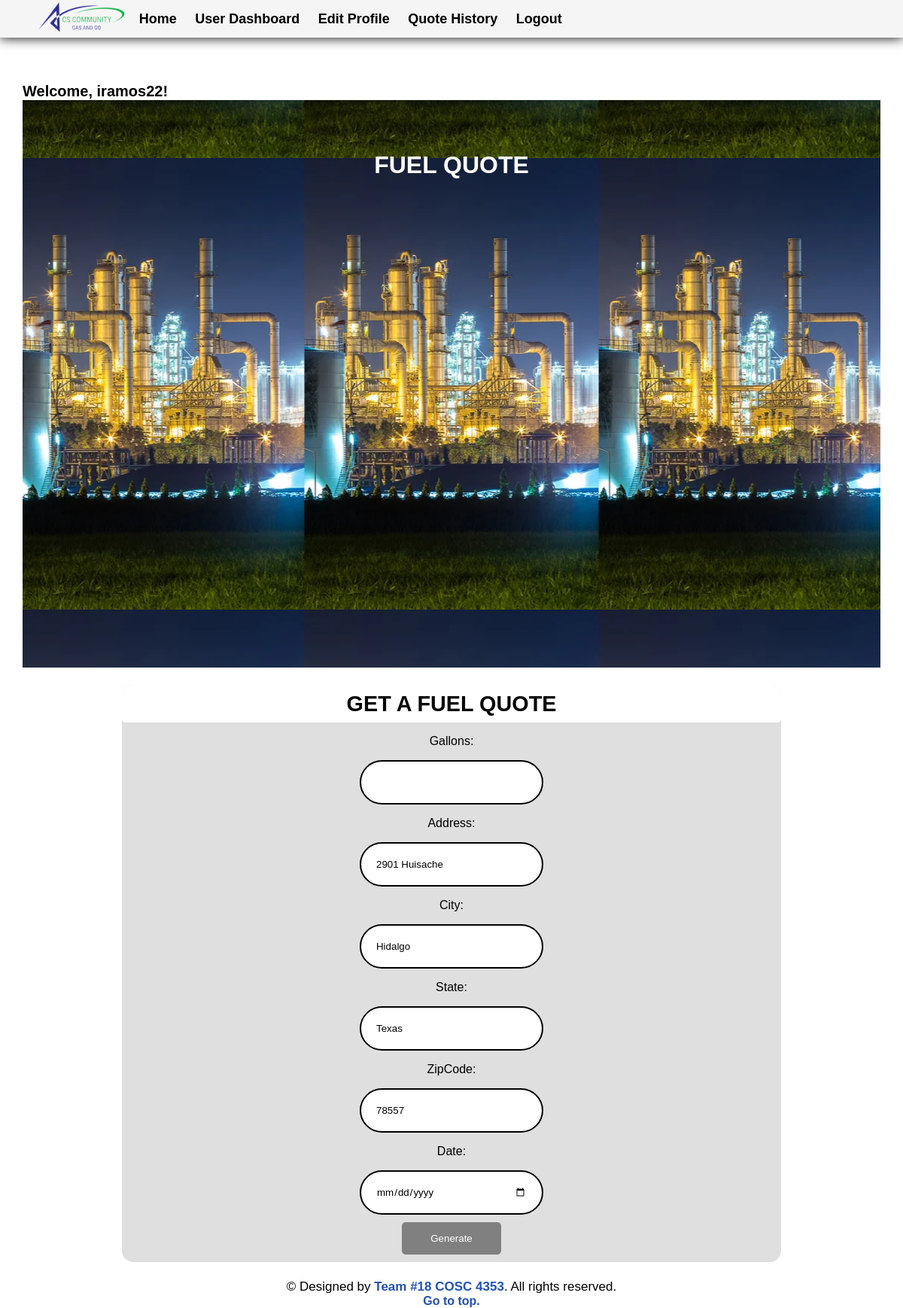
Screenshot of /Pages/user.php (signed in) with the database file from the repository.
### tables this page shows
CREATE TABLE `user` (
  `User_ID` int(11) NOT NULL,
  `firstName` varchar(45) DEFAULT NULL,
  `lastName` varchar(100) DEFAULT NULL,
  `email` varchar(100) DEFAULT NULL,
  `phoneNumber` varchar(45) DEFAULT NULL,
  `Address` varchar(45) DEFAULT NULL,
  `APT` varchar(10) DEFAULT NULL,
  `City` varchar(45) DEFAULT NULL,
  `State` varchar(45) DEFAULT NULL,
  `ZipCode` varchar(45) DEFAULT NULL,
  `Username` varchar(45) NOT NULL,
  `Password` varchar(60) NOT NULL,
  `first_login` tinyint(1) DEFAULT 1,
  `profitMargin` decimal(10,2) DEFAULT NULL
);

### Pages/user.php (the view, shortened to what this page needs)
<!DOCTYPE html>
<?php
    require_once "../php/config.php";
    echo '<p style="font-size: 20px; font-weight: bold;">Welcome, ' . htmlspecialchars($_SESSION['login_user']) . '!</p>';
    $UserId = $_SESSION['user_id'];
    $sql = "SELECT * FROM `user` WHERE User_ID = '$UserId'";
    $result = mysqli_query($conn, $sql) or die(mysqli_error($conn));
    $row=mysqli_fetch_assoc($result);
    $Address=$row['Address'];
    $City=$row['City'];
    $State=$row['State'];
    $ZipCode=$row['ZipCode'];
?>
<html lang="en">
<head>
	<link rel="stylesheet" type="text/css" href="../css/main_page.css">
    <link rel="stylesheet" type="text/css" href="../css/user.css">
    <link rel="stylesheet" href="https://cdnjs.cloudflare.com/ajax/libs/font-awesome/4.7.0/css/font-awesome.min.css">
	<link href='https://unpkg.com/boxicons@2.1.2/css/boxicons.min.css' rel='stylesheet'>
</head>
<body id="top">
	<header>
		<a href="">
			<img src="../images/logo1.png">
		</a>
		<nav>
			<ul>
            <li><a href="../index.php">Home</a></li>
                <li><a href="userDashboard.php">User Dashboard</a></li>
                <li><a href="editProfile.php">Edit Profile</a></li>
                <li><a href="orderHistory.php">Quote History</a></li>
                <?php if (isset($_SESSION['login_user'])) { ?>
                                <li><a href="?logout">Logout</a></li>
                            <?php } ?>
			</ul>
		</nav>
	</header>
	<section class="food-search text-center" style="background-image: url(../images/refinery.jpeg);">
		<span class="food-search">
		<h1 style="background-color: transparent;">Fuel Quote</h1>
		</span>
	</section>
	<section class="menu" id="menu-section">
		<div class="container activity-data"style="overflow-x: hidden; background-color: #dfdfdf; border-radius: 15px;">
			<h2 class="text-center">Get A Fuel Quote</h2>
			<div class="menu-container">
				<form method="POST">
                    <div class="">
                        <label style="display: block;">
                            <span class="data-title">Gallons:</span>
                        </label>
                        <input type="text" class="input_box" inputmode="numeric" pattern="\d*" name="Gallons" required>
                    </div>
                    <div class="">
                        <label style="display: block;">
                            <span class="data-title">Address:</span>
                        </label>
                        <input type="text" class="input_box" name="Address" value="<?php echo $Address;?>" readonly required>
                    </div>
                    <div class="">
						<label style="display: block;">
							<span class="data-title">City:</span>
						</label>
                        <input type="text" class="input_box" name="City" value="<?php echo $City;?>" readonly required>
                    </div>
                    <div class="">
                        <label style="display: block;">
                            <span class="data-title">State:</span>
                        </label>
                        <input type="text" class="input_box" name="State" value="<?php echo $State;?>" readonly required>
                    </div>
                    <div class="">
                        <label style="display: block;">
                            <span class="data-title">ZipCode:</span>
                        </label>
                        <input type="text" class="input_box" inputmode="numeric" pattern="\d*" name="ZipCode" value="<?php echo $ZipCode;?>" readonly required>
                    </div>
                    <div class="">
                        <label style="display: block;">
                            <span class="data-title">Date:</span>
                        </label>
                        <input type="date" class="input_box" name="Date" value="" required>
                    </div>
                    <button type="submit" class="block" name="submit">Generate</button>
                </form>
			</div>
		</div>
	</section>
</body>
<footer>
	<div class="footer-content text-center" style="margin-bottom: 10%">
		<p class="copyright">© Designed by <a href="#">Team #18 COSC 4353</a>. All rights reserved.</p>
		<a href="#top">Go to top.</a>
	</div>
</footer>
</html>

### css/main_page.css (style rules this page uses)
* { margin: 0 0; padding: 0 0; font-family: Arial, Helvetica, sans-serif; }
html { -webkit-scroll-behavior: auto !important; scroll-behavior: smooth; }
header img { height: 100px; margin-left: 40px; }
header { background-color: whitesmoke; position: fixed; top: 0; right: 0; bottom: 0; left: 0; height: 50px; display: flex; align-items: center; box-shadow: 0 0 15px 0 black; z-index: 10; }
header * { display: inline; }
header li { margin: 10px; }
header li a { color:black; font-size: large; text-decoration: solid; }
body { height: 125vh; margin-top: 80px; padding: 30px; }
a { color: #2451b1; font-weight: bold; text-decoration: none; }
.food-search { position: relative; background-position: center; justify-content: center; align-items: center; padding: 5% 0; height: 80vh; }
.container { position: relative; width: 80%; margin: auto; }
.menu-container { display: flex; flex-wrap: wrap; width: 100%; }
.text-center { text-align: center; }
h1 { text-transform: uppercase; color: white; background-color: #3059d6; padding: 1%; border: none; font-size: 2rem; border-radius: 5px; }
h2 { text-transform: uppercase; color: rgb(6, 6, 6); background-color: #ffffff; border: none; font-size: 1.8rem; border-radius: 5px; }
.menu { line-height: 50px; display: flex; flex-wrap: wrap; margin: 2%; }
footer { box-sizing: border-box; margin-bottom: auto; }
.copyright { margin-top:auto; text-align:center; font-size:17px; color: black; }

### Pages/user.php (style rules this page uses)
.menu-container { display: flex; flex-direction: column; justify-content: center; text-align: center; }
.input_box { display: block; border-radius: 50px; border: 2px solid; border-color: black; padding: 20px; width: 200px; height: 15px; margin: auto; }
.block { display: block; width: 15%; border: none; border-radius: 5px; background-color: grey; color: white; padding: 14px 28px; cursor: pointer; text-align: center; margin: 10px auto; }

### rows the page displays
user: Address "2901 Huisache", City "Hidalgo", State "Texas", ZipCode "78557"

### other values shown
$_SESSION['login_user'] "iramos22"
